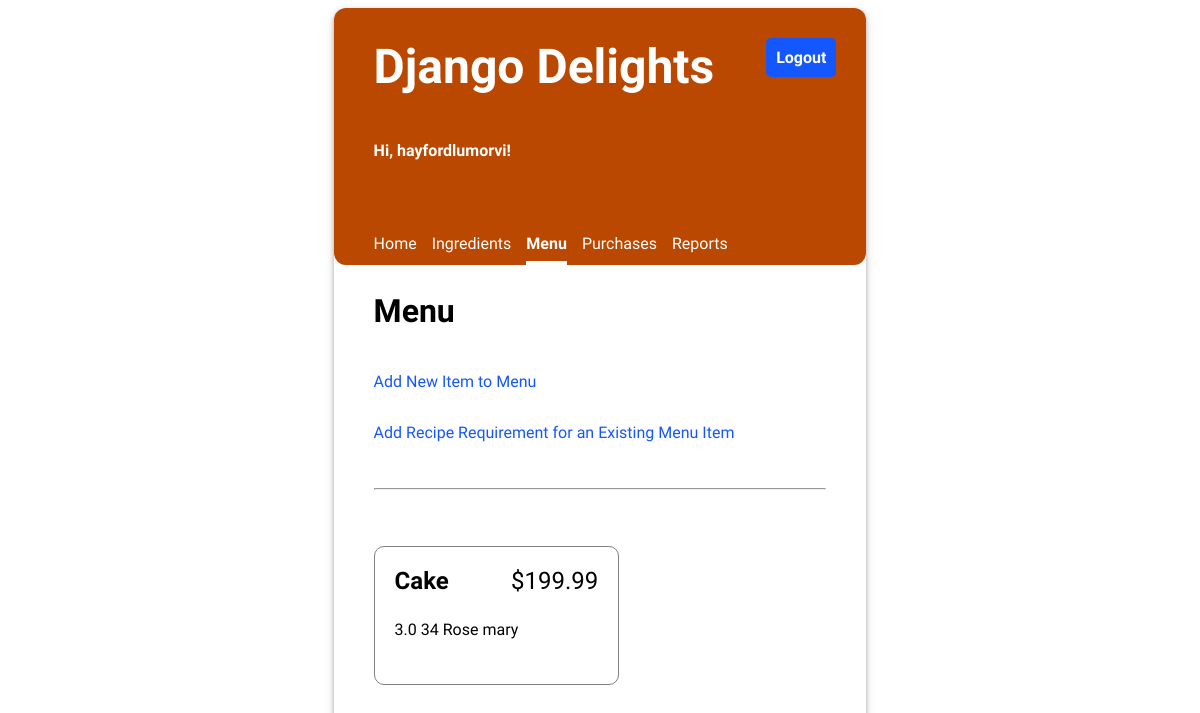
The page /menu/ (signed in) on the database its author committed.
### inventory/models.py (models this page shows, shortened)
class MenuItem(models.Model):
    title = models.CharField(max_length=200, unique=True)
    price = models.FloatField(default=0.00)

class RecipeRequirement(models.Model):
    menu_item = models.ForeignKey(MenuItem, on_delete=models.CASCADE)
    ingredient = models.ForeignKey(Ingredient, on_delete=models.CASCADE)
    quantity = models.FloatField(default=0)

class Ingredient(models.Model):
    name = models.CharField(max_length=200, unique=True)
    quantity = models.FloatField(default=0)
    unit = models.CharField(max_length=200)
    price_per_unit = models.FloatField(default=0)

### inventory/views.py (the view)
# urls.py: path('menu/', views.MenuView.as_view(), name="menu"),
class MenuView(LoginRequiredMixin, ListView):
    template_name = "inventory/menu_list.html"
    model = MenuItem

### inventory/templates/inventory/menu_list.html (shortened to what this page needs)
{% extends 'base.html' %}
{% load static %}
{% block content %}
    <h2>Menu</h2>
    <p><a href="{% url 'add_menu_item' %}">Add New Item to Menu</a></p>
    <p><a href="{% url 'add_recipe_requirement' %}">Add Recipe Requirement for an Existing Menu Item</a></p>
    <hr/>
    <ul class="menu-items">
    {% for menu_item in object_list %}
        <li>
            <div class="menu-item-header">
                <div class="menu-item-title">{{ menu_item.title }}</div>
                <div class="menu-item-price">${{ menu_item.price|stringformat:".2f" }}</div>
            </div>
            <ul class="menu-item-ingredients">
                {% for recipe_requirement in menu_item.reciperequirement_set.all %}
                <li>{{ recipe_requirement.quantity }} {{recipe_requirement.ingredient.unit }} {{ recipe_requirement.ingredient.name }}</li>
                {% endfor %}
            </ul>
        </li>
    {% endfor %}
    </ul>
{% endblock %}

### inventory/templates/base.html (shortened to what this page needs)
{% load static %}
<!DOCTYPE html>
<html>
<head>
  <link rel="stylesheet" type="text/css" href="{% static 'inventory/style.css' %}" />
</head>
<body>
  <div class="app">
  <header>
    <div class="header-first-row">
      <h1 class="title">Django Delights</h1>
      {% if user.is_authenticated %}
      <a class="logout" href="/logout">Logout</a>
      {% endif %}
    </div>
    {% if user.is_authenticated %}
      <p>Hi, {{ user.username }}!</p>
      <nav class="navbar">
        {% url 'home' as home_url %}
        {% url 'ingredients' as ingredients_url %}
        {% url 'menu' as menu_url %}
        {% url 'purchases' as purchases_url %}
        {% url 'reports' as reports_url %}
        <a class="nav-item{% if request.path == home_url %} current-page{% endif %}" href="{% url 'home' %}">Home</a>
        <a class="nav-item{% if request.path == ingredients_url %} current-page{% endif %}" href="{% url 'ingredients' %}">Ingredients</a>
        <a class="nav-item{% if request.path == menu_url %} current-page{% endif %}" href="{% url 'menu' %}">Menu</a>
        <a class="nav-item{% if request.path == purchases_url %} current-page{% endif %}" href="{% url 'purchases' %}">Purchases</a>
        <a class="nav-item{% if request.path == reports_url %} current-page{% endif %}" href="{% url 'reports' %}">Reports</a>
      </nav>
    {% endif %}
  </header>
  <main>
    {% block content %}{% endblock %}
  </main>
  </div>
</body>
</html>

### inventory/static/inventory/style.css (style rules this page uses)
body { font-family: 'Oxygen', sans-serif; }
hr { margin: 30px 0; }
header { color: #ffffff; background-color: #bb4801; min-height: 200px; display: flex; align-items: center; flex-direction: column; align-items: flex-start; padding-left: 40px; border-radius: .75rem; }
main { display: flex; flex-direction: column; padding: 0 40px 20px 40px; justify-content: center; }
main h2 { font-size: 2em; }
.app { border-radius: 0.75rem; min-width: 45%; max-width: 40%; margin: 0 auto; box-shadow: 0 2px 4px 0 rgba(0, 0, 0, 0.2), 0 3px 10px 0 rgba(0, 0, 0, 0.19); }
.title { font-size: 3em; padding: 30px 0; margin: auto 0; }
header p { font-weight: bold; }
.navbar { margin-top: 50px; display: flex; width: 100%; }
.navbar a { text-decoration: none; padding: 8px 0; color: #ffffff; margin-right: 15px; }
.navbar a:hover, .navbar .current-page { border-bottom: solid 4px #ffffff; border-spacing: 0 15px; font-weight: bold; }
.header-first-row { width: 100%; display: flex; justify-content: space-between; }
.logout { height: max-content; text-align: center; text-decoration: none; border: 0px; background-color: #1557FF; border-radius: 5px; color: white; padding: 10px; font-weight: bold; margin: 30px; font-size: 1em; }
.menu-items { display: flex; flex-wrap: wrap; padding: 0; justify-content: space-between; }
.menu-items * { padding: 0; }
.menu-items > li { display: flex; flex-direction: column; padding: 20px; border: 1px solid grey; margin: 10px 0; border-radius: 10px; justify-content: left; flex-basis: 45%; }
.menu-items, .menu-items ul { list-style-type: none; }
.menu-item-header { display: flex; flex-direction: row; justify-content: space-between; font-size: 1.5em; }
.menu-item-title { font-weight: bold; }
.menu-item-ingredients { padding: 20px 0; }
.menu-item-ingredients * { padding: 5px 0; }
a { text-decoration: none; color: #1557FF; }

### rows shown on the page
MenuItem: title "Cake", price "199.99"
RecipeRequirement: quantity "3.0", ingredient.unit "34", ingredient.name "Rose mary"

### other values the page prints
{{ user.username }} "hayfordlumorvi"
